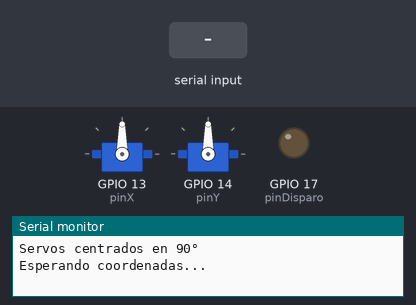
The program below on a simulated ESP32-S3. On the bench: 2 × servo, output pins drawn as LEDs (lit = HIGH), the last lines printed to the serial monitor. Inputs (shaded band) come from the test bench.

Above: at 1.2 s.
1.3 s: "DISPARO\n" received over Serial
At 2.3 s:
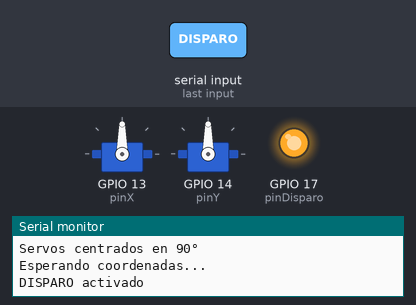
2.8 s: "OFF\n" received over Serial
At 3.4 s:
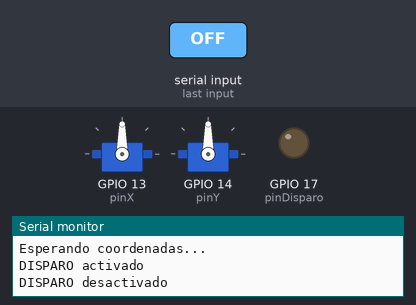
Timing chart, 0 to 5.8 s (numbered marks = the images above; inputs shaded):
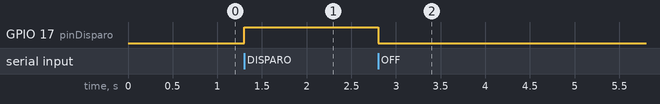

The program:

main.cpp
```cpp
#include <Arduino.h>
#include <ESP32Servo.h>

Servo servoX;
Servo servoY;

String input = "";
int pinX = 13;  // Servo horizontal
int pinY = 14;  // Servo vertical
int pinDisparo = 17; // ⚠️ Pin que controla el MOSFET

void setup() {
  Serial.begin(115200);

  pinMode(pinDisparo, OUTPUT);  // Configurar pin de disparo
  digitalWrite(pinDisparo, LOW); // Inicialmente apagado

  servoX.setPeriodHertz(50);
  servoY.setPeriodHertz(50);
  servoX.attach(pinX);
  servoY.attach(pinY);
  servoX.write(90);
  servoY.write(90);

  Serial.println("Servos centrados en 90°");
  Serial.println("Esperando coordenadas...");
}

void loop() {
  while (Serial.available()) {
    char c = Serial.read();
    if (c == '\n') {
      input.trim();

      if (input.startsWith("X:") && input.indexOf("Y:") != -1) {
        int x = input.indexOf("X:");
        int y = input.indexOf("Y:");
        int angX = input.substring(x + 2, y).toInt();
        int angY = input.substring(y + 2).toInt();
        angX = constrain(angX, 0, 180);
        angY = constrain(angY, 0, 180);
        servoX.write(angX);
        servoY.write(angY);
        Serial.printf("Servo X: %d | Servo Y: %d\n", angX, angY);
      }
      else if (input == "DISPARO") {
        digitalWrite(pinDisparo, HIGH);  // Encender motor
        Serial.println("DISPARO activado");
      }
      else if (input == "OFF") {
        digitalWrite(pinDisparo, LOW);   // Apagar motor
        Serial.println("DISPARO desactivado");
      }

      input = "";
    } else {
      input += c;
    }
  }
}
```

Measured:
- after the input at 1.3 s, GPIO 17 (pinDisparo): LOW → HIGH at once
- after the input at 2.8 s, GPIO 17 (pinDisparo): HIGH → LOW at once
